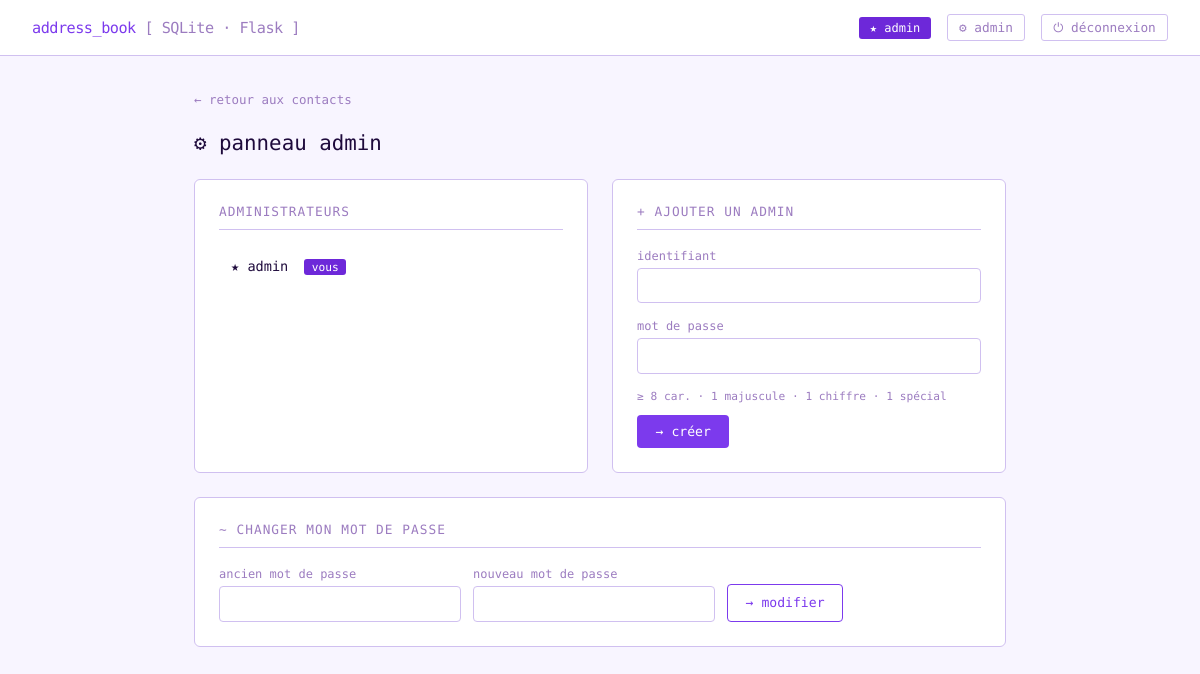
Screenshot of /admin (signed in) with the database file from the repository.
### tables this page shows
CREATE TABLE admins (
                id              INTEGER PRIMARY KEY AUTOINCREMENT,
                username        TEXT    NOT NULL UNIQUE,
                password_hash   TEXT    NOT NULL,
                date_creation   TEXT    NOT NULL
            );

### app.py (the view)
@app.route("/admin", methods=["GET", "POST"])
@login_required
def admin_panel():
    with get_db() as conn:
        admins = [r["username"] for r in conn.execute(
            "SELECT username FROM admins ORDER BY date_creation"
        ).fetchall()]
    return render_template("admin.html", admins=admins, user=session["user"])

### app.py (called while the page is built)
@contextmanager
def get_db():
    conn = sqlite3.connect(DB_PATH)
    conn.row_factory = sqlite3.Row
    conn.execute("PRAGMA foreign_keys = ON")
    try:
        yield conn
        conn.commit()
    except Exception:
        conn.rollback()
        raise
    finally:
        conn.close()

def login_required(f):
    @wraps(f)
    def decorated(*args, **kwargs):
        if "user" not in session:
            return redirect(url_for("login"))
        return f(*args, **kwargs)
    return decorated

### templates/admin.html (shortened to what this page needs)
{% extends "base.html" %}
{% block content %}
<a href="{{ url_for('index') }}" class="back-link">← retour aux contacts</a>
<div class="admin-title">⚙ panneau admin</div>
<div class="admin-grid">
  <div class="card">
    <div class="card-title">administrateurs</div>
    <ul class="admin-list">
      {% for a in admins %}
        <li class="admin-item">
          <span>
            ★ {{ a }}
            {% if a == user %}<span class="you">vous</span>{% endif %}
          </span>
        </li>
      {% endfor %}
    </ul>
  </div>
  <div class="card">
    <div class="card-title">+ ajouter un admin</div>
    <form method="POST" action="{{ url_for('admin_add') }}">
      <div class="field">
        <label>identifiant</label>
        <input type="text" name="username" required autocomplete="off" />
      </div>
      <div class="field">
        <label>mot de passe</label>
        <input type="password" name="password" required autocomplete="new-password" />
      </div>
      <div style="font-family:var(--mono);font-size:.7rem;color:var(--muted);margin-bottom:.8rem;">
        ≥ 8 car. · 1 majuscule · 1 chiffre · 1 spécial
      </div>
      <button type="submit" class="btn btn-primary">→ créer</button>
    </form>
  </div>
  <div class="card" style="grid-column: 1 / -1;">
    <div class="card-title">~ changer mon mot de passe</div>
    <form method="POST" action="{{ url_for('change_password') }}"
          style="display:grid;grid-template-columns:1fr 1fr 1fr auto;gap:.75rem;align-items:flex-end;">
      <div class="field" style="margin:0">
        <label>ancien mot de passe</label>
        <input type="password" name="old_password" required />
      </div>
      <div class="field" style="margin:0">
        <label>nouveau mot de passe</label>
        <input type="password" name="new_password" required />
      </div>
      <div style="padding-bottom:0">
        <button type="submit" class="btn btn-secondary" style="height:38px;">→ modifier</button>
      </div>
    </form>
  </div>
</div>
{% endblock %}

### templates/base.html (shortened to what this page needs)
<!DOCTYPE html>
<html lang="fr">
<head>
</head>
<body>
  <nav>
    <a class="nav-brand" href="{{ url_for('index') }}">
      address_book <span>[ SQLite · Flask ]</span>
    </a>
    <div class="nav-right">
      <span class="nav-user">★ {{ session.get('user', '') }}</span>
      <a class="nav-link" href="{{ url_for('admin_panel') }}">⚙ admin</a>
      <a class="nav-link danger" href="{{ url_for('logout') }}">⏻ déconnexion</a>
    </div>
  </nav>
  <div class="container">
    {% block content %}{% endblock %}
  </div>
</body>
</html>

### rows the page displays
admins: get "admin", username "admin", shows "vous"
